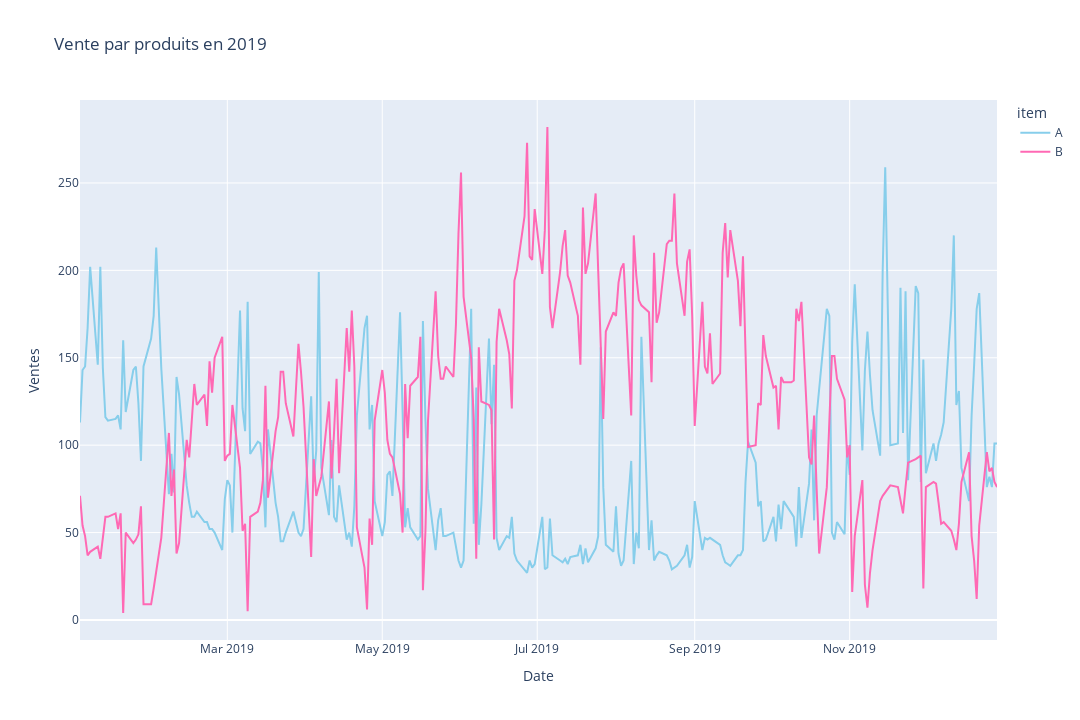

The code cell stored with this chart in its notebook:
### Markdown cell above
Je regarde la distribution des ventes avant imputation

### Code cell
plot_product_sales(dataframe=sales, x='date', y="sales", title="Vente par produits en 2019", x_title="Date", y_title="Ventes")

### Figure 1 — Plotly figure (JSON) as saved in the notebook; plotly's stock layout.template omitted (floating-point values rounded to 4 significant figures; data arrays with more than 128 entries replaced by an {"elided": "..."} marker saying what was removed)
{"data": [{"hovertemplate": "item=A<br>date=%{x}<br>sales=%{y}<extra></extra>", "legendgroup": "A", "line": {"color": "skyblue", "dash": "solid", "shape": "linear"}, "marker": {"symbol": "circle"}, "mode": "lines", "name": "A", "orientation": "v", "showlegend": true, "type": "scatter", "x": {"elided": "260 str values"}, "xaxis": "x", "y": {"elided": "260 int values"}, "yaxis": "y"}, {"hovertemplate": "item=B<br>date=%{x}<br>sales=%{y}<extra></extra>", "legendgroup": "B", "line": {"color": "hotpink", "dash": "solid", "shape": "linear"}, "marker": {"symbol": "circle"}, "mode": "lines", "name": "B", "orientation": "v", "showlegend": true, "type": "scatter", "x": {"elided": "260 str values"}, "xaxis": "x", "y": {"elided": "260 int values"}, "yaxis": "y"}], "layout": {"height": 720, "legend": {"title": {"text": "item"}, "tracegroupgap": 0}, "title": {"text": "Vente par produits en 2019"}, "width": 1080, "xaxis": {"anchor": "y", "autorange": true, "domain": [0, 1], "range": ["2019-01-02", "2019-12-29"], "showspikes": true, "title": {"text": "Date"}, "type": "date"}, "yaxis": {"anchor": "x", "autorange": true, "domain": [0, 1], "range": [-11.44, 297.4], "showspikes": true, "title": {"text": "Ventes"}, "type": "linear"}}}
